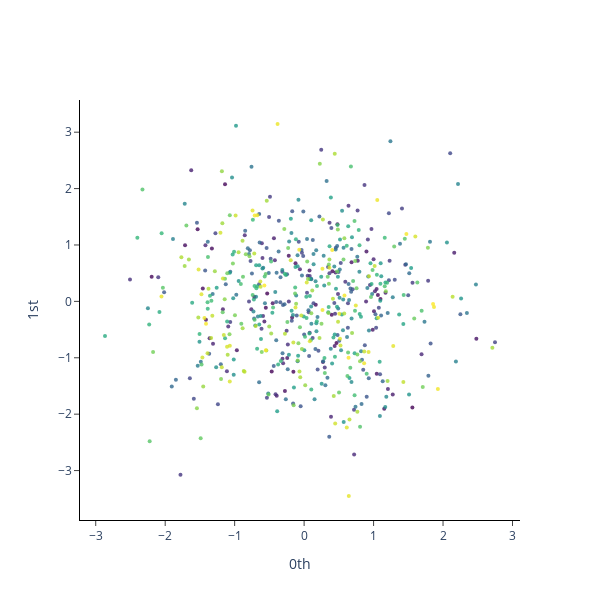

The cell this chart's notebook holds for it:
### Code cell
plot_point_cloud(y_embedded_noise)

### Figure 1 — Plotly figure (JSON) as saved in the notebook; plotly's stock layout.template omitted (floating-point values rounded to 4 significant figures; data arrays with more than 128 entries replaced by an {"elided": "..."} marker saying what was removed)
{"data": [{"marker": {"color": {"elided": "580 int values"}, "colorscale": [[0, "#440154"], [0.1111, "#482878"], [0.2222, "#3e4989"], [0.3333, "#31688e"], [0.4444, "#26828e"], [0.5556, "#1f9e89"], [0.6667, "#35b779"], [0.7778, "#6ece58"], [0.8889, "#b5de2b"], [1, "#fde725"]], "opacity": 0.8, "size": 4}, "mode": "markers", "type": "scatter", "x": {"elided": "580 float values"}, "y": {"elided": "580 float values"}}], "layout": {"height": 600, "plot_bgcolor": "white", "width": 600, "xaxis": {"anchor": "x", "exponentformat": "e", "linecolor": "black", "linewidth": 1, "mirror": false, "showexponent": "all", "showline": true, "side": "bottom", "ticks": "outside", "title": {"text": "0th"}, "type": "linear", "zeroline": true}, "yaxis": {"anchor": "y", "exponentformat": "e", "linecolor": "black", "linewidth": 1, "mirror": false, "showexponent": "all", "showline": true, "side": "left", "ticks": "outside", "title": {"text": "1st"}, "type": "linear", "zeroline": true}}}
